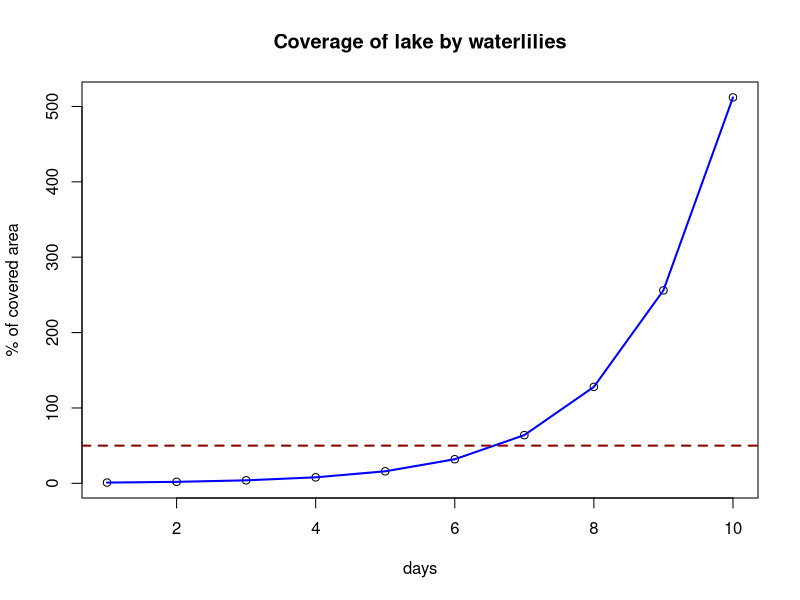

The R source for this figure:
## Lilies on a lake ----
# water lilies on our lake
# every day the lilies covers twice the as much of the area
# at the beginning 1/100 of the lake area 
# independent of the size of the lake

# x ... days
# coverage <- 1/100*2^(x-1)

# start with 10 days
# assign variables
x <- 1:10   # use c(1, 2, 3, 4, 5, 6, ...) ... not as convenient

# calculate coverage
coverage <- 1/100*2^(x-1)
perc_coverage <- coverage*100

# plot results
png(filename = "coverageLakeByLilies.png") # start plotting into file

plot(x, perc_coverage, xlab = "days", ylab = "% of covered area", 
     main = "Coverage of lake by waterlilies")
lines(x, perc_coverage, col = "blue", lwd = 2)
abline(h = 50, col = "darkred", lty = "dashed", lwd = 2)

dev.off() # finish plotting into file

